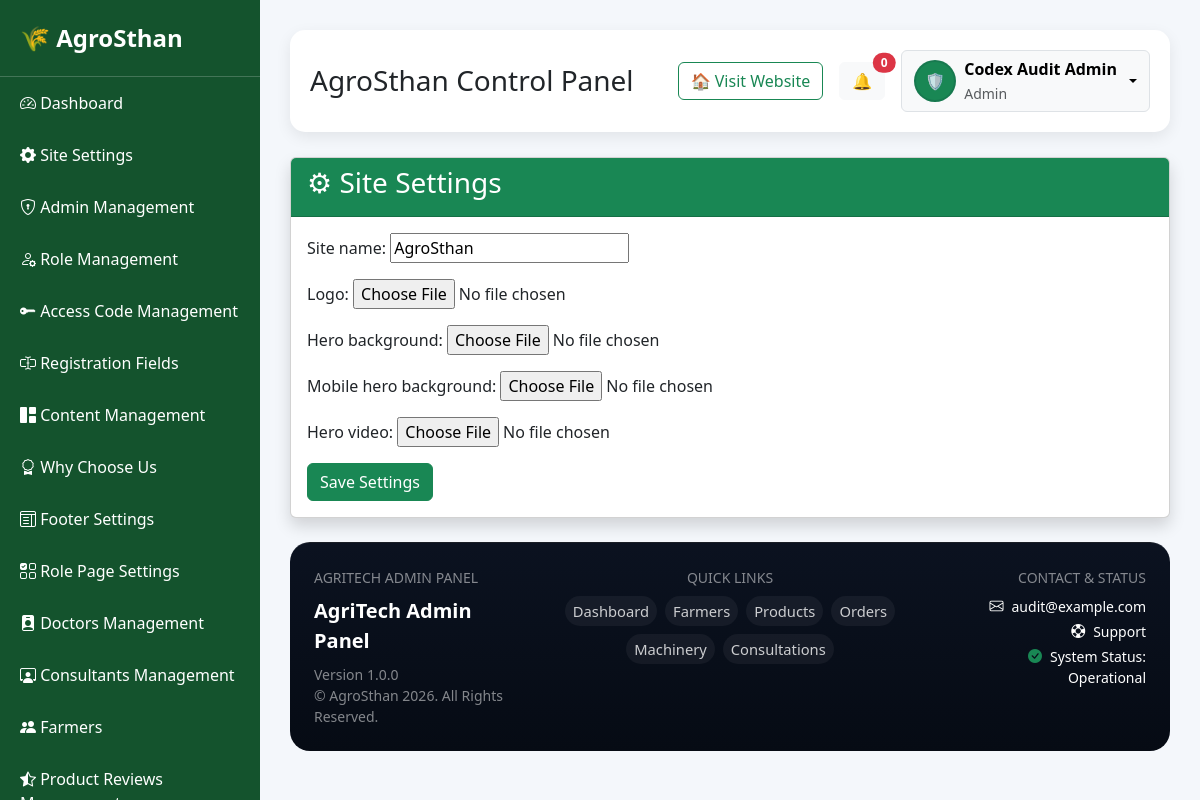
Page /admin-dashboard/site-settings/ (signed in) on the committed database.
### accounts/models.py (models this page shows, shortened)
class AdminProfile(models.Model):
    ROLE_ADMIN = 'admin'
    ROLE_SUPER_ADMIN = 'super_admin'
    ROLE_CHOICES = (
        (ROLE_ADMIN, 'Admin'),
        (ROLE_SUPER_ADMIN, 'Super Admin'),
    )
    user = models.OneToOneField('auth.User', on_delete=models.CASCADE, related_name='agritech_profile')
    full_name = models.CharField(max_length=150)
    phone_number = models.CharField(max_length=20)
    profile_photo = models.ImageField(upload_to='admin_profiles/', blank=True, null=True)
    role = models.CharField(max_length=20, choices=ROLE_CHOICES, default=ROLE_ADMIN)
    email_verified = models.BooleanField(default=False)
    phone_verified = models.BooleanField(default=False)
    created_at = models.DateTimeField(auto_now_add=True)
    class Meta:
        ordering = ['-created_at']

class SiteSettings(models.Model):
    site_name = models.CharField(max_length=100)
    logo = models.ImageField(
        upload_to="site_logo/",
        blank=True,
        null=True
    )
    hero_background = models.ImageField(
        upload_to="hero_background/",
        blank=True,
        null=True
    )
    mobile_hero_background = models.ImageField(
        upload_to="hero_background/mobile/",
        blank=True,
        null=True
    )
    hero_video = models.FileField(
        upload_to="hero_videos/",
        blank=True,
        null=True
    )

class FooterSettings(models.Model):
    company_description = models.TextField()
    address = models.TextField()
    phone = models.CharField(
        max_length=20
    )
    email = models.EmailField()
    facebook = models.URLField(
        blank=True,
        null=True
    )
    instagram = models.URLField(
        blank=True,
        null=True
    )
    youtube = models.URLField(
        blank=True,
        null=True
    )
    linkedin = models.URLField(
        blank=True,
        null=True
    )
    copyright_text = models.CharField(
        max_length=200,
        default="© AgroSthan"
    )

### dashboard/views.py (the view)
def site_settings(request):
    settings_obj, created = SiteSettings.objects.get_or_create(id=1)
    if request.method == "POST":
        form = SiteSettingsForm(
            request.POST,
            request.FILES,
            instance=settings_obj
        )
        if form.is_valid():
            form.save()
            return redirect("site_settings")
    else:
        form = SiteSettingsForm(
            instance=settings_obj
        )
    return render(
        request,
        "dashboard/site_settings.html",
        {"form": form}
    )

### dashboard/forms.py
class SiteSettingsForm(forms.ModelForm):
    class Meta:
        model = SiteSettings
        fields = [
            'site_name',
            'logo',
            'hero_background',
            'mobile_hero_background',
            'hero_video',
        ]

### accounts/context_processors.py (called while the page is built)
def _name_for_object(user_object):
    if not user_object:
        return ''
    for field_name in ('full_name', 'name', 'username', 'email'):
        value = getattr(user_object, field_name, None)
        if value:
            return value
    return str(user_object)

def _photo_for_object(user_object):
    if not user_object:
        return ''
    for field_name in ('profile_photo', 'profile_picture', 'photo', 'image'):
        image_field = getattr(user_object, field_name, None)
        if image_field:
            try:
                return image_field.url
            except ValueError:
                return ''
    return ''

def logged_in_farmer(request):
    farmer = None
    farmer_id = request.session.get('farmer_id')
    if farmer_id:
        try:
            farmer = Farmer.objects.get(id=farmer_id)
        except Farmer.DoesNotExist:
            pass
    return {
        'logged_in_farmer': farmer
    }

def logged_in_doctor(request):
    doctor = None
    doctor_id = request.session.get('doctor_id')
    if doctor_id:
        try:
            doctor = Doctor.objects.get(id=doctor_id)
        except Doctor.DoesNotExist:
            pass
    return {
        'logged_in_doctor': doctor
    }

def logged_in_consultant(request):
    consultant = None
    consultant_id = request.session.get('consultant_id')
    if consultant_id:
        try:
            consultant = Consultant.objects.get(id=consultant_id)
        except Consultant.DoesNotExist:
            pass
    return {
        'logged_in_consultant': consultant
    }

def site_settings(request):
    return {
        'site_settings': SiteSettings.objects.first()
    }

def footer_settings(request):
    return {
        'footer_settings': FooterSettings.objects.first()
    }

def role_page_settings(request):
    settings_obj = RolePageSettings.objects.order_by('role_name').first()
    return {
        'role_settings': settings_obj
    }

### templates/dashboard/site_settings.html (shortened to what this page needs)
{% extends 'dashboard/base_admin.html' %}
{% block content %}
<div class="card shadow">
<div class="card-header bg-success text-white">
<h3>
⚙ Site Settings
</h3>
</div>
<div class="card-body">
<form
method="POST"
enctype="multipart/form-data">
{{ form.as_p }}
<button
class="btn btn-success">
Save Settings
</button>
</form>
</div>
</div>
{% endblock %}

### templates/dashboard/base_admin.html (shortened to what this page needs)
{% load static %}
<!DOCTYPE html>
<html>
<head>
<link href="https://cdn.jsdelivr.net/npm/bootstrap@5.3.3/dist/css/bootstrap.min.css"
      rel="stylesheet">
<link href="https://cdn.jsdelivr.net/npm/bootstrap-icons@1.11.3/font/bootstrap-icons.css"
      rel="stylesheet">
</head>
<body>
<div class="sidebar">
<div class="brand">
    🌾 AgroSthan
</div>
<a href="{% url 'admin_dashboard' %}">
    <i class="bi bi-speedometer2"></i> Dashboard
</a>
<a href="{% url 'site_settings' %}">
    <i class="bi bi-gear-fill"></i>
    Site Settings
</a>
<a href="{% url 'admins_management' %}">
    <i class="bi bi-shield-lock"></i>
    Admin Management
</a>
<a href="{% url 'roles_management' %}">
    <i class="bi bi-person-gear"></i>
    Role Management
</a>
{% if request.user.is_superuser or request.user.agritech_profile.is_super_admin %}
<a href="{% url 'access_code_management' %}">
    <i class="bi bi-key-fill"></i>
    Access Code Management
</a>
{% endif %}
<a href="{% url 'registration_fields' %}">
    <i class="bi bi-input-cursor-text"></i>
    Registration Fields
</a>
<a href="{% url 'content_management' %}">
    <i class="bi bi-grid-1x2-fill"></i>
    Content Management
</a>
<a href="{% url 'why_choose_list' %}">
    <i class="bi bi-award"></i>
    Why Choose Us
</a>
<a href="{% url 'footer_settings' %}">
    <i class="bi bi-layout-text-window"></i>
    Footer Settings
</a>
<a href="{% url 'role_page_settings' %}">
    <i class="bi bi-ui-checks-grid"></i>
    Role Page Settings
</a>
<a href="{% url 'doctors_management' %}">
    <i class="bi bi-person-badge-fill"></i>
    Doctors Management
</a>
<a href="{% url 'consultant_management' %}">
    <i class="bi bi-person-workspace"></i>
    Consultants Management
</a>
<a href="{% url 'farmers_list' %}">
    <i class="bi bi-people-fill"></i> Farmers
</a>
<a href="{% url 'product_reviews_management' %}">
    <i class="bi bi-star-half"></i> Product Reviews Management
</a>
</div>
<div class="main">
    <div class="topbar d-flex justify-content-between align-items-center flex-wrap gap-3">
        <h3 class="mb-0">
            AgroSthan Control Panel
        </h3>
        <div class="d-flex align-items-center gap-3 flex-wrap justify-content-end">
            <a href="/" target="_blank" class="btn btn-outline-success">
                🏠 Visit Website
            </a>
            <div class="dropdown">
                <button class="btn btn-light position-relative" data-bs-toggle="dropdown">
                    🔔
                    <span class="position-absolute top-0 start-100 translate-middle badge rounded-pill bg-danger">
                        {{ pending_orders|default:0|add:pending_services|default:0 }}
                    </span>
                </button>
            </div>
            <div class="dropdown">
                <button class="btn btn-light border dropdown-toggle d-flex align-items-center gap-2 profile-pill profile-dropdown" data-bs-toggle="dropdown" aria-expanded="false">
                    {% if current_user_photo %}
                        <img src="{{ current_user_photo }}" class="rounded-circle profile-avatar" alt="Admin photo">
                    {% else %}
                        <span class="rounded-circle bg-success text-white d-inline-flex align-items-center justify-content-center profile-avatar">🛡️</span>
                    {% endif %}
                    <span class="text-start">
                        <span class="d-block fw-semibold">{{ current_user_name|default:'Admin' }}</span>
                        <small class="text-muted">Admin</small>
                    </span>
                </button>
            </div>
        </div>
    </div>
    {% block content %}{% endblock %}
    {% include 'includes/admin_footer.html' %}
</div>
</body>
</html>

### templates/includes/admin_footer.html (shortened to what this page needs)
<footer class="admin-footer mt-4">
    <div class="px-4 py-4">
        <div class="row g-4 align-items-start">
            <div class="col-lg-3 col-md-6">
                <div class="text-uppercase text-white-50 small mb-2">AgriTech Admin Panel</div>
                <div class="fw-semibold fs-5 text-white">AgriTech Admin Panel</div>
                <div class="text-white-50 small mt-2">Version 1.0.0</div>
                <div class="text-white-50 small">© AgroSthan 2026. All Rights Reserved.</div>
            </div>
            <div class="col-lg-6 col-md-12 text-lg-center">
                <div class="text-uppercase text-white-50 small mb-2">Quick Links</div>
                <div class="d-flex flex-wrap gap-2 justify-content-lg-center admin-footer-links">
                    <a href="{% url 'admin_dashboard' %}">Dashboard</a>
                    <a href="{% url 'farmers_list' %}">Farmers</a>
                    <a href="{% url 'products_list' %}">Products</a>
                    <a href="{% url 'orders_list' %}">Orders</a>
                    <a href="{% url 'machinery_list' %}">Machinery</a>
                    <a href="{% url 'consultations_list' %}">Consultations</a>
                </div>
            </div>
            <div class="col-lg-3 col-md-6 text-lg-end">
                <div class="text-uppercase text-white-50 small mb-2">Contact & Status</div>
                <div class="text-white small"><i class="bi bi-envelope me-2"></i>{{ footer_settings.email|default:'support@agrosthan.com' }}</div>
                <div class="text-white small mt-1"><i class="bi bi-life-preserver me-2"></i>Support</div>
                <div class="text-white small mt-1"><i class="bi bi-check-circle-fill text-success me-2"></i>System Status: Operational</div>
            </div>
        </div>
    </div>
</footer>

### templates/dashboard/base_admin.html (style rules this page uses)
body { background:#f4f7fb; font-family:'Segoe UI',sans-serif; }
.sidebar { width:260px; height:100vh; position:fixed; background:#14532d; color:white; }
.main { margin-left:260px; padding:30px; }
.topbar { background:white; border-radius:15px; padding:20px; margin-bottom:25px; box-shadow:0 5px 15px rgba(0,0,0,.08); }
.sidebar { width:260px; height:100vh; position:fixed; left:0; top:0; background:#14532d; color:white; overflow-y:auto; }
.sidebar .brand { font-size:24px; font-weight:700; padding:20px; border-bottom:1px solid rgba(255,255,255,.2); }
.sidebar a { display:block; width:100%; color:white; text-decoration:none; padding:14px 20px; margin:0; transition:.3s; }
.profile-pill { min-width: 230px; }
.profile-avatar { width: 42px; height: 42px; object-fit: cover; border: 2px solid rgba(15,23,42,.12); }

### templates/includes/admin_footer.html (style rules this page uses)
.admin-footer { background: linear-gradient(180deg, #0b1220 0%, #060b14 100%); border-top: 1px solid rgba(255,255,255,.08); border-radius: 20px; }
.admin-footer-links a { color: rgba(255,255,255,.78); text-decoration: none; font-size: .92rem; padding: .25rem .5rem; border-radius: 999px; background: rgba(255,255,255,.05); transition: background .2s ease, color .2s ease, transform .2s ease; }

### rows in the picture
AdminProfile: full_name "Codex Audit Admin"
SiteSettings: site_name "AgroSthan"
FooterSettings: email "audit@example.com"

### other values in the picture
{{ pending_orders|default:0|add:pending_services|default:0 }} "0"
